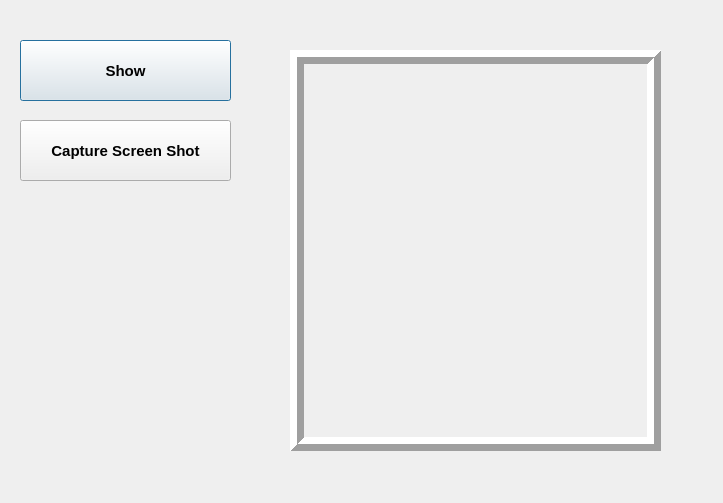
<?xml version="1.0" encoding="UTF-8"?>
<ui version="4.0">
 <class>Dialog</class>
 <widget class="QDialog" name="Dialog">
  <property name="geometry">
   <rect>
    <x>0</x>
    <y>0</y>
    <width>723</width>
    <height>503</height>
   </rect>
  </property>
  <property name="windowTitle">
   <string>Dialog</string>
  </property>
  <widget class="QPushButton" name="SHOW">
   <property name="geometry">
    <rect>
     <x>20</x>
     <y>40</y>
     <width>211</width>
     <height>61</height>
    </rect>
   </property>
   <property name="font">
    <font>
     <family>Arial</family>
     <pointsize>11</pointsize>
     <weight>75</weight>
     <bold>true</bold>
    </font>
   </property>
   <property name="text">
    <string>Show</string>
   </property>
  </widget>
  <widget class="QPushButton" name="CAPTURE">
   <property name="geometry">
    <rect>
     <x>20</x>
     <y>120</y>
     <width>211</width>
     <height>61</height>
    </rect>
   </property>
   <property name="font">
    <font>
     <family>Arial</family>
     <pointsize>11</pointsize>
     <weight>75</weight>
     <bold>true</bold>
    </font>
   </property>
   <property name="text">
    <string>Capture Screen Shot</string>
   </property>
  </widget>
  <widget class="QLabel" name="imglabel">
   <property name="geometry">
    <rect>
     <x>290</x>
     <y>50</y>
     <width>371</width>
     <height>401</height>
    </rect>
   </property>
   <property name="frameShape">
    <enum>QFrame::Box</enum>
   </property>
   <property name="frameShadow">
    <enum>QFrame::Raised</enum>
   </property>
   <property name="lineWidth">
    <number>7</number>
   </property>
   <property name="text">
    <string/>
   </property>
  </widget>
 </widget>
 <resources/>
 <connections/>
</ui>
